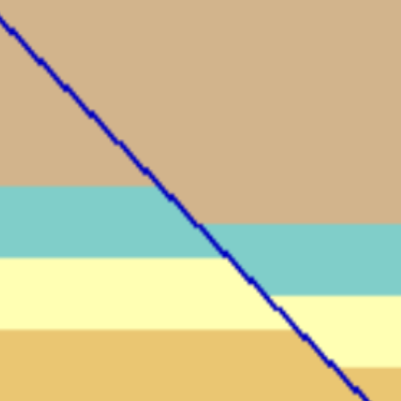
#> input picture data/fault.png, 401 x 401 px
$ python 19_receiver.py
#> lines starting #> are read from the running program, lines starting #| are printed output that depends on the picture
### Libs/seismic.py
import matplotlib.pyplot as plt
import skimage.io
import numpy as np
#-----------------------------------------------------------------------------------------#
from scipy import ndimage
from scipy.ndimage import gaussian_filter
from examples.seismic import Receiver, RickerSource, Model, plot_velocity, TimeAxis, AcquisitionGeometry
from examples.seismic.acoustic import AcousticWaveSolver
from devito import TimeFunction, Eq, solve, Operator, ConditionalDimension
from sklearn.cluster import KMeans
#-----------------------------------------------------------------------------------------#

# [15 lines left out: function plot_velocity_custom, not called in this run]

def scaling_velocity(y, lowest_value, highest_value):
	y = (y - y.min()) / (y.max() - y.min())
	return y * (highest_value - lowest_value) + lowest_value

def convert2velocity(img, filter_sigma):
	img = scaling_velocity(img, 2.0, 4.5)
	return gaussian_filter(img, sigma=filter_sigma)

# [149 lines left out: functions clip, plot_processed_shot, wave_propagation_pipeline, plot_processed_shot, not called in this run]

def receiver_pipeline(space_order,
                      time_order,
                      image,
                      simulation_time_start,
                      simulation_time_stop,
					  source_frequency,
                      source_depth
                      ):

	'''
	step 1: define model size and geometry. For implicity, the model size is fixed by using nx x nx, 401 x 401. In other words, we use image having pixel x pixel, 401 x 401.
	'''

	# nx = 401; nz = 401; nb = 100
	nx = image.shape[1]; nz = image.shape[0]; nb = 100
	shape = (nx, nz)
	spacing = (6., 6.) # grid spacing
	origin = (0., 0.)
	model = Model(vp=np.transpose(image), origin=origin, shape=shape, spacing=spacing, space_order=space_order, nbl=400, bcs='damp')

	'''
	step 2: create layout for source and geophone acquisition
	'''

	dt = model.critical_dt  # Time step from model grid spacing
	time_range = TimeAxis(start=simulation_time_start, stop=simulation_time_stop, step=dt)
	nt = time_range.num  # number of time steps
	# NOTE source position
	src = RickerSource(name='src', grid=model.grid, f0=source_frequency, time_range=time_range)
	# NOTE source layout
	src.coordinates.data[0, :] = np.array(model.domain_size) * .5
	src.coordinates.data[0, -1] = source_depth  # source depth
	# NOTE reciever positions
	rec = Receiver(name='rec', grid=model.grid, npoint=401, time_range=time_range)
	rec.coordinates.data[:, 0] = np.linspace(0, model.domain_size[0], num=401)
	rec.coordinates.data[:, 1] = source_depth  # receiver depth
	depth = rec.coordinates.data[:, 1]
	geometry = AcquisitionGeometry(model, rec.coordinates.data, src.coordinates.data, simulation_time_start, simulation_time_stop, f0=source_frequency, src_type='Ricker')
	# NOTE plot ricker wavelet
	# geometry.src.show(); plt.show()
	# NOTE plot velocity model and acquisition layout
	# plot_velocity(model, source=src.coordinates.data, receiver=rec.coordinates.data[::4, :])
	# plt.show()

	# TODO solve forward modeling
	solver = AcousticWaveSolver(model, geometry, space_order=space_order)
	true_d , _, _ = solver.forward(vp=model.vp)
	plot_processed_shot(true_d.data, 99, simulation_time_start, simulation_time_stop)

# [7 lines left out: function compute_kmeans, not called in this run]

### 19_receiver.py
import sys
sys.path.append('./Libs')
import seismic as S
#-----------------------------------------------------------------------------------------#
import numpy as np
import matplotlib.pyplot as plt
import imageio.v2 as imageio
#-----------------------------------------------------------------------------------------#

'''
step 1: importing image with fixed model size at 401x401 pixels
'''

image = imageio.imread('data/fault.png') / 255
image = image[:, :, 0]
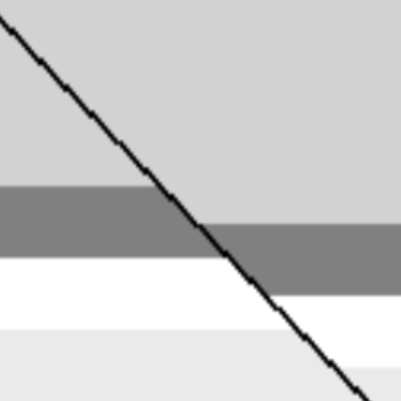
#> image: shape (401, 401) float64; min 0, max 1, mean 0.801
image = S.convert2velocity(image, 1)
# S.plot_velocity_custom(image, 'Geological Structure')

'''
step 2: record wave propagation at each geophone (receiver) location.
'''

S.receiver_pipeline(space_order = 6,
                    time_order = 2,
                    image = image,
                    simulation_time_start = 0.,
					# simulation_time_stop = 320., # timestep 17
					# simulation_time_stop = 450., # timestep 27
					# simulation_time_stop = 580., # timestep 37
					simulation_time_stop = 1500.,
					source_frequency = 0.04, # unit MHz
                    source_depth = 20 # unit meter
                    )
#> (the call stopped at in receiver_pipeline, `model = Model(vp=np.transpose(image), origin=origin, shape=shape, spac..`: examples is not available in this run)
